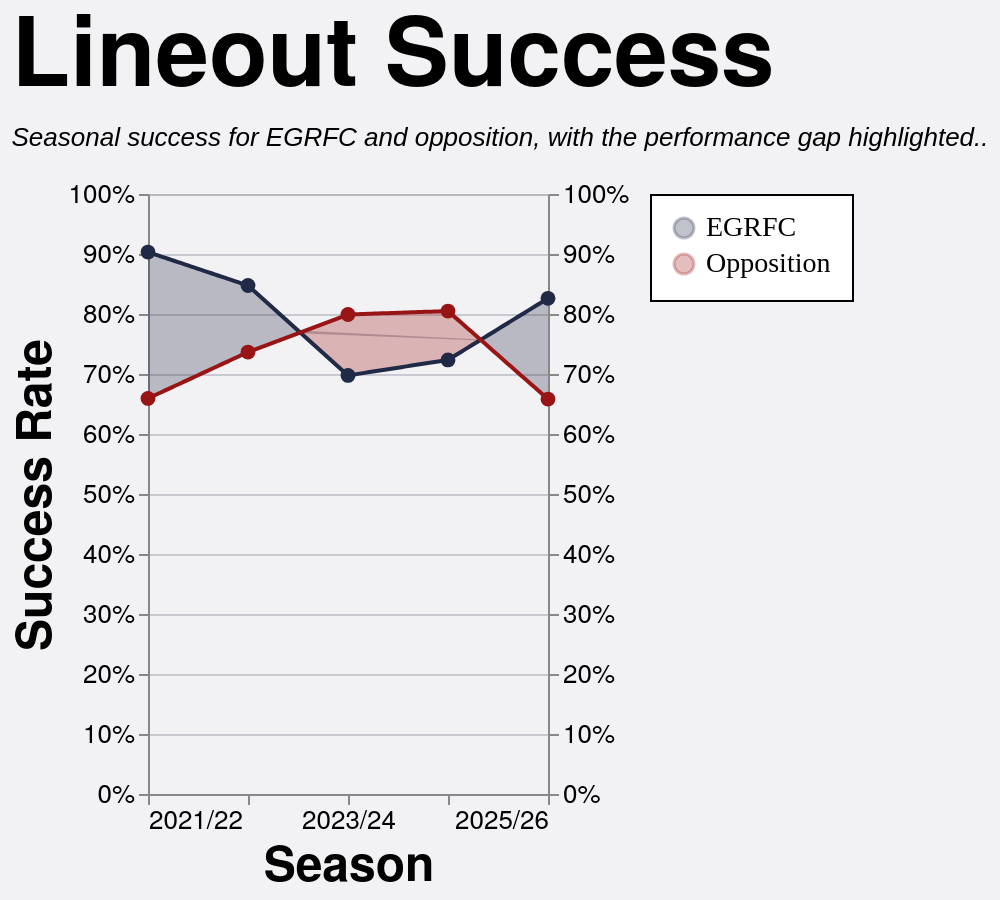

Here is the Vega-Lite specification saved for this chart:
### Vega-Lite specification from a JSON file in a GitHub repository (floating-point values rounded to 4 significant figures; data arrays with more than 128 entries replaced by an {"elided": "..."} marker saying what was removed)
{"config": {"axis": {"labelFont": "PT Sans Narrow, Helvetica Neue, Helvetica, Arial, sans-serif", "titleFont": "PT Sans Narrow, Helvetica Neue, Helvetica, Arial, sans-serif", "labelFontSize": 13, "titleFontSize": 24, "gridColor": "#202947", "gridOpacity": 0.2, "zindex": 1}, "text": {"font": "Lato, sans-serif"}, "bar": {"cornerRadiusEnd": 5}, "header": {"labelFont": "PT Sans Narrow, Helvetica Neue, Helvetica, Arial, sans-serif", "titleFont": "PT Sans Narrow, Helvetica Neue, Helvetica, Arial, sans-serif", "labelFontSize": 24, "titleFontSize": 28, "labelFontWeight": "bold", "orient": "left"}, "legend": {"labelFont": "PT Sans Narrow, Helvetica Neue, Helvetica, Arial, sans-serif", "titleFont": "PT Sans Narrow, Helvetica Neue, Helvetica, Arial, sans-serif", "labelFontSize": 14, "titleFontSize": 16, "titlePadding": 5, "fillColor": "white", "strokeColor": "black", "padding": 10, "titleFontWeight": "lighter", "titleFontStyle": "italic", "titleColor": "gray", "offset": 10}, "title": {"font": "PT Sans Narrow, Helvetica Neue, Helvetica, Arial, sans-serif", "fontSize": 48, "fontWeight": "bold", "anchor": "start", "align": "center", "titlePadding": 20, "subtitlePadding": 10, "subtitleFontSize": 13, "subtitleColor": "", "subtitleFontStyle": "italic", "offset": 15, "color": "black"}, "axisX": {"labelAngle": 0}, "facet": {"title": null, "header": null, "align": {"row": "each", "column": "each"}}, "resolve": {"scale": {"y": "independent", "facet": "independent"}}, "background": "#f2f1f4", "scale": {"offsetBandPaddingOuter": 0.2, "offsetBandPaddingInner": 0.1}}, "layer": [{"mark": {"type": "area", "opacity": 0.28}, "encoding": {"color": {"field": "leading_team", "legend": {"labelFont": "PT Sans Narrow", "orient": "right", "title": null}, "scale": {"domain": ["EGRFC", "Opposition"], "range": ["#202946", "#991515"]}, "title": "Team", "type": "nominal"}, "x": {"axis": {"grid": false, "labelExpr": "datum.value == 0 ? '2021/22' : datum.value == 1 ? '2022/23' : datum.value == 2 ? '2023/24' : datum.value == 3 ? '2024/25' : datum.value == 4 ? '2025/26' : ''", "values": [0, 1, 2, 3, 4]}, "field": "season_pos", "scale": {"domain": [0, 4]}, "title": "Season", "type": "quantitative"}, "y": {"axis": {"format": "%", "orient": "left"}, "field": "y_high", "scale": {"domain": [0.0, 1.0]}, "title": "Success Rate", "type": "quantitative"}, "y2": {"field": "y_low"}}, "transform": [{"filter": "(datum.team === 'EGRFC')"}]}, {"mark": {"type": "line", "size": 2}, "encoding": {"color": {"field": "team", "scale": {"domain": ["EGRFC", "Opposition"], "range": ["#202946", "#991515"]}, "title": "Team", "type": "nominal"}, "x": {"axis": {"labelExpr": "datum.value == 0 ? '2021/22' : datum.value == 1 ? '2022/23' : datum.value == 2 ? '2023/24' : datum.value == 3 ? '2024/25' : datum.value == 4 ? '2025/26' : ''", "values": [0, 1, 2, 3, 4]}, "field": "season_pos", "scale": {"domain": [0, 4]}, "title": "Season", "type": "quantitative"}, "y": {"axis": {"format": "%", "orient": "right"}, "field": "success_rate", "scale": {"domain": [0.0, 1.0]}, "title": null, "type": "quantitative"}}}, {"mark": {"type": "point", "filled": true, "opacity": 1.0, "size": 55}, "encoding": {"color": {"field": "team", "scale": {"domain": ["EGRFC", "Opposition"], "range": ["#202946", "#991515"]}, "title": "Team", "type": "nominal"}, "tooltip": [{"field": "team", "title": "Team", "type": "nominal"}, {"field": "squad", "title": "Squad", "type": "nominal"}, {"field": "set_piece_type", "title": "Set Piece", "type": "nominal"}, {"field": "lineouts_total", "format": ",.0f", "title": "Total datum.set_piece_type", "type": "quantitative"}, {"field": "success_rate", "format": ".0%", "title": "Success Rate", "type": "quantitative"}], "x": {"field": "season_pos", "title": "Season", "type": "quantitative"}, "y": {"axis": null, "field": "success_rate", "scale": {"domain": [0.0, 1.0]}, "title": "Success Rate", "type": "quantitative"}}, "transform": [{"filter": "datum.is_anchor"}]}], "data": {"name": "data-20c331dba703e99d634daa15276d164d"}, "height": 300, "params": [{"name": "spSquadParam", "value": "1st"}], "title": {"text": "Lineout Success", "subtitle": "Seasonal success for EGRFC and opposition, with the performance gap highlighted.."}, "transform": [{"filter": "datum.squad == (spSquadParam + ' XV')"}], "width": 200, "$schema": "https://vega.github.io/schema/vega-lite/v5.20.1.json", "datasets": {"data-20c331dba703e99d634daa15276d164d": {"elided": "484 records"}}}
